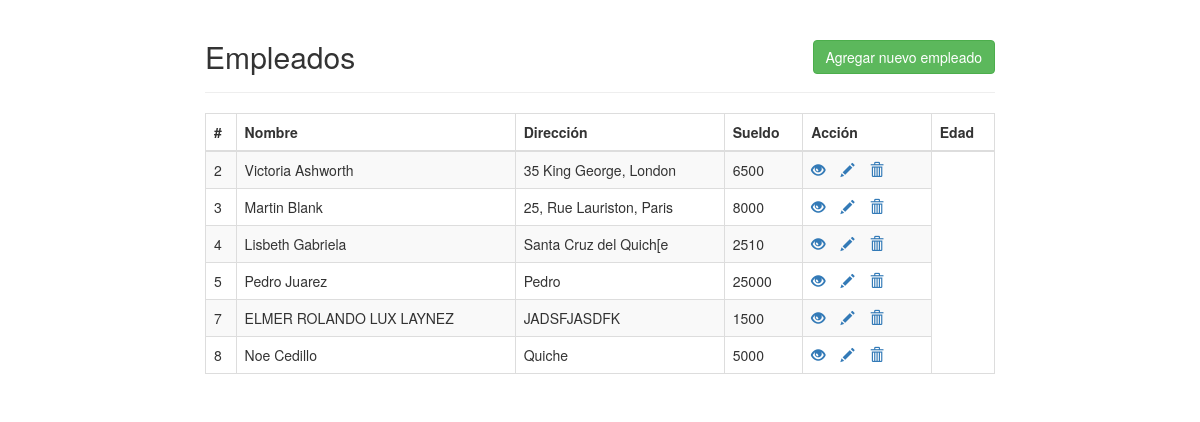
The page / on the database its author committed.
### tables this page shows
CREATE TABLE `employees` (
  `id` int(11) NOT NULL,
  `name` varchar(100) NOT NULL,
  `address` varchar(255) NOT NULL,
  `salary` int(10) NOT NULL,
  `edad` int(3) NOT NULL
);

### index.php (the view, shortened to what this page needs)
<!DOCTYPE html>
<html lang="en">
<head>
    <link rel="stylesheet" href="https://maxcdn.bootstrapcdn.com/bootstrap/3.3.7/css/bootstrap.css">
</head>
<body>
    <div class="wrapper">
        <div class="container-fluid">
            <div class="row">
                <div class="col-md-12">
                    <div class="page-header clearfix">
                        <h2 class="pull-left">Empleados</h2>
                        <a href="crear.php" class="btn btn-success pull-right">Agregar nuevo empleado</a>
                    </div>
                    <?php
                    require_once "config.php";
                    $sql = "SELECT * FROM employees";
                    if($result = mysqli_query($link, $sql)){
                        if(mysqli_num_rows($result) > 0){
                            echo "<table class='table table-bordered table-striped'>";
                                echo "<thead>";
                                    echo "<tr>";
                                        echo "<th>#</th>";
                                        echo "<th>Nombre</th>";
                                        echo "<th>Dirección</th>";
                                        echo "<th>Sueldo</th>";
                                        echo "<th>Acción</th>";
                                        echo "<th>Edad</th>";
                                    echo "</tr>";
                                echo "</thead>";
                                echo "<tbody>";
                                while($row = mysqli_fetch_array($result)){
                                    echo "<tr>";
                                        echo "<td>" . $row['id'] . "</td>";
                                        echo "<td>" . $row['name'] . "</td>";
                                        echo "<td>" . $row['address'] . "</td>";
                                        echo "<td>" . $row['salary'] . "</td>";
                                        echo "<td>";
                                            echo "<a href='leer.php?id=". $row['id'] ."' title='Ver' data-toggle='tooltip'><span class='glyphicon glyphicon-eye-open'></span></a>";
                                            echo "<a href='actualizar.php?id=". $row['id'] ."' title='Actualizar' data-toggle='tooltip'><span class='glyphicon glyphicon-pencil'></span></a>";
                                            echo "<a href='eliminar.php?id=". $row['id'] ."' title='Borrar' data-toggle='tooltip'><span class='glyphicon glyphicon-trash'></span></a>";
                                        echo "</td>";
                                    echo "</tr>";
                                }
                                echo "</tbody>";
                            echo "</table>";
                        } else{
                            echo "<p class='lead'><em>No records were found.</em></p>";
                        }
                    } else{
                        echo "ERROR: NO PUEDE CREAR EL REGISTRO $sql. " . mysqli_error($link);
                    }
                    ?>
                </div>
            </div>
        </div>
    </div>
</body>
</html>

### index.php (style rules this page uses)
.wrapper { width: 820px; margin: 0 auto; }
.page-header h2 { margin-top: 0; }
table tr td:last-child a { margin-right: 15px; }

### rows shown on the page
employees: id "2", name "Victoria Ashworth", address "35 King George, London", salary "6500"
employees: id "3", name "Martin Blank", address "25, Rue Lauriston, Paris", salary "8000"
employees: id "4", name "Lisbeth Gabriela", address "Santa Cruz del Quich[e", salary "2510"
employees: id "5", name "Pedro Juarez", address "Pedro", salary "25000"
employees: id "7", name "ELMER ROLANDO LUX LAYNEZ", address "JADSFJASDFK", salary "1500"
employees: id "8", name "Noe Cedillo", address "Quiche", salary "5000"
